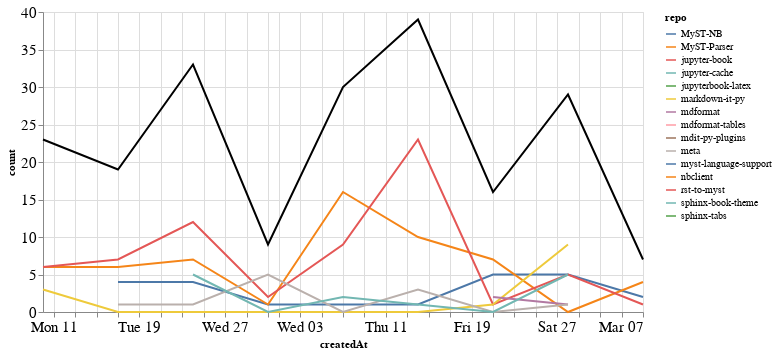

This figure's notebook cell:
### Markdown cell above
### Comments

### Code cell
comments_time = comments.groupby('repo').resample('W', on='createdAt').count()['author'].reset_index()
comments_time = comments_time.rename(columns={'author': 'count'})
comments_time_total = comments_time.groupby('createdAt').agg({"count": "sum"}).reset_index()
ch1 = alt.Chart(comments_time, width=600).mark_line().encode(
    x='createdAt',
    y='count',
    color='repo',
    tooltip="repo"
)

ch2 = alt.Chart(comments_time_total, width=600).mark_line(color="black").encode(
    x='createdAt',
    y='count',
)

ch1 + ch2

### Figure 1 — Vega-Lite specification as saved in the notebook (floating-point values rounded to 4 significant figures)
{"config": {"axisLeft": {"labelFontSize": 15}, "axisBottom": {"labelFontSize": 15}}, "layer": [{"data": {"name": "data-fb9b41f021b5815a41b11f626ee78725"}, "mark": "line", "encoding": {"color": {"type": "nominal", "field": "repo"}, "tooltip": {"type": "nominal", "field": "repo"}, "x": {"type": "temporal", "field": "createdAt"}, "y": {"type": "quantitative", "field": "count"}}, "width": 600}, {"data": {"name": "data-cd35d8439cdf5a25c1a176f55630be12"}, "mark": {"type": "line", "color": "black"}, "encoding": {"x": {"type": "temporal", "field": "createdAt"}, "y": {"type": "quantitative", "field": "count"}}, "width": 600}], "$schema": "https://vega.github.io/schema/vega-lite/v4.8.1.json", "datasets": {"data-fb9b41f021b5815a41b11f626ee78725": [{"repo": "MyST-NB", "createdAt": "2021-01-17T00:00:00", "count": 4}, {"repo": "MyST-NB", "createdAt": "2021-01-24T00:00:00", "count": 4}, {"repo": "MyST-NB", "createdAt": "2021-01-31T00:00:00", "count": 1}, {"repo": "MyST-NB", "createdAt": "2021-02-07T00:00:00", "count": 1}, {"repo": "MyST-NB", "createdAt": "2021-02-14T00:00:00", "count": 1}, {"repo": "MyST-NB", "createdAt": "2021-02-21T00:00:00", "count": 5}, {"repo": "MyST-NB", "createdAt": "2021-02-28T00:00:00", "count": 5}, {"repo": "MyST-NB", "createdAt": "2021-03-07T00:00:00", "count": 2}, {"repo": "MyST-Parser", "createdAt": "2021-01-10T00:00:00", "count": 6}, {"repo": "MyST-Parser", "createdAt": "2021-01-17T00:00:00", "count": 6}, {"repo": "MyST-Parser", "createdAt": "2021-01-24T00:00:00", "count": 7}, {"repo": "MyST-Parser", "createdAt": "2021-01-31T00:00:00", "count": 1}, {"repo": "MyST-Parser", "createdAt": "2021-02-07T00:00:00", "count": 16}, {"repo": "MyST-Parser", "createdAt": "2021-02-14T00:00:00", "count": 10}, {"repo": "MyST-Parser", "createdAt": "2021-02-21T00:00:00", "count": 7}, {"repo": "MyST-Parser", "createdAt": "2021-02-28T00:00:00", "count": 0}, {"repo": "MyST-Parser", "createdAt": "2021-03-07T00:00:00", "count": 4}, {"repo": "jupyter-book", "createdAt": "2021-01-10T00:00:00", "count": 6}, {"repo": "jupyter-book", "createdAt": "2021-01-17T00:00:00", "count": 7}, {"repo": "jupyter-book", "createdAt": "2021-01-24T00:00:00", "count": 12}, {"repo": "jupyter-book", "createdAt": "2021-01-31T00:00:00", "count": 2}, {"repo": "jupyter-book", "createdAt": "2021-02-07T00:00:00", "count": 9}, {"repo": "jupyter-book", "createdAt": "2021-02-14T00:00:00", "count": 23}, {"repo": "jupyter-book", "createdAt": "2021-02-21T00:00:00", "count": 1}, {"repo": "jupyter-book", "createdAt": "2021-02-28T00:00:00", "count": 5}, {"repo": "jupyter-book", "createdAt": "2021-03-07T00:00:00", "count": 1}, {"repo": "jupyter-cache", "createdAt": "2021-01-17T00:00:00", "count": 1}, {"repo": "jupyterbook-latex", "createdAt": "2021-02-14T00:00:00", "count": 1}, {"repo": "markdown-it-py", "createdAt": "2021-01-10T00:00:00", "count": 3}, {"repo": "markdown-it-py", "createdAt": "2021-01-17T00:00:00", "count": 0}, {"repo": "markdown-it-py", "createdAt": "2021-01-24T00:00:00", "count": 0}, {"repo": "markdown-it-py", "createdAt": "2021-01-31T00:00:00", "count": 0}, {"repo": "markdown-it-py", "createdAt": "2021-02-07T00:00:00", "count": 0}, {"repo": "markdown-it-py", "createdAt": "2021-02-14T00:00:00", "count": 0}, {"repo": "markdown-it-py", "createdAt": "2021-02-21T00:00:00", "count": 1}, {"repo": "markdown-it-py", "createdAt": "2021-02-28T00:00:00", "count": 9}, {"repo": "mdformat", "createdAt": "2021-02-21T00:00:00", "count": 2}, {"repo": "mdformat", "createdAt": "2021-02-28T00:00:00", "count": 1}, {"repo": "mdformat-tables", "createdAt": "2021-02-28T00:00:00", "count": 1}, {"repo": "mdit-py-plugins", "createdAt": "2021-02-07T00:00:00", "count": 2}, {"repo": "meta", "createdAt": "2021-01-17T00:00:00", "count": 1}, {"repo": "meta", "createdAt": "2021-01-24T00:00:00", "count": 1}, {"repo": "meta", "createdAt": "2021-01-31T00:00:00", "count": 5}, {"repo": "meta", "createdAt": "2021-02-07T00:00:00", "count": 0}, {"repo": "meta", "createdAt": "2021-02-14T00:00:00", "count": 3}, {"repo": "meta", "createdAt": "2021-02-21T00:00:00", "count": 0}, {"repo": "meta", "createdAt": "2021-02-28T00:00:00", "count": 1}, {"repo": "myst-language-support", "createdAt": "2021-02-28T00:00:00", "count": 1}, {"repo": "nbclient", "createdAt": "2021-02-28T00:00:00", "count": 1}, {"repo": "rst-to-myst", "createdAt": "2021-01-10T00:00:00", "count": 8}, {"repo": "sphinx-book-theme", "createdAt": "2021-01-24T00:00:00", "count": 5}, {"repo": "sphinx-book-theme", "createdAt": "2021-01-31T00:00:00", "count": 0}, {"repo": "sphinx-book-theme", "createdAt": "2021-02-07T00:00:00", "count": 2}, {"repo": "sphinx-book-theme", "createdAt": "2021-02-14T00:00:00", "count": 1}, {"repo": "sphinx-book-theme", "createdAt": "2021-02-21T00:00:00", "count": 0}, {"repo": "sphinx-book-theme", "createdAt": "2021-02-28T00:00:00", "count": 5}, {"repo": "sphinx-tabs", "createdAt": "2021-01-24T00:00:00", "count": 4}], "data-cd35d8439cdf5a25c1a176f55630be12": [{"createdAt": "2021-01-10T00:00:00", "count": 23}, {"createdAt": "2021-01-17T00:00:00", "count": 19}, {"createdAt": "2021-01-24T00:00:00", "count": 33}, {"createdAt": "2021-01-31T00:00:00", "count": 9}, {"createdAt": "2021-02-07T00:00:00", "count": 30}, {"createdAt": "2021-02-14T00:00:00", "count": 39}, {"createdAt": "2021-02-21T00:00:00", "count": 16}, {"createdAt": "2021-02-28T00:00:00", "count": 29}, {"createdAt": "2021-03-07T00:00:00", "count": 7}]}}
